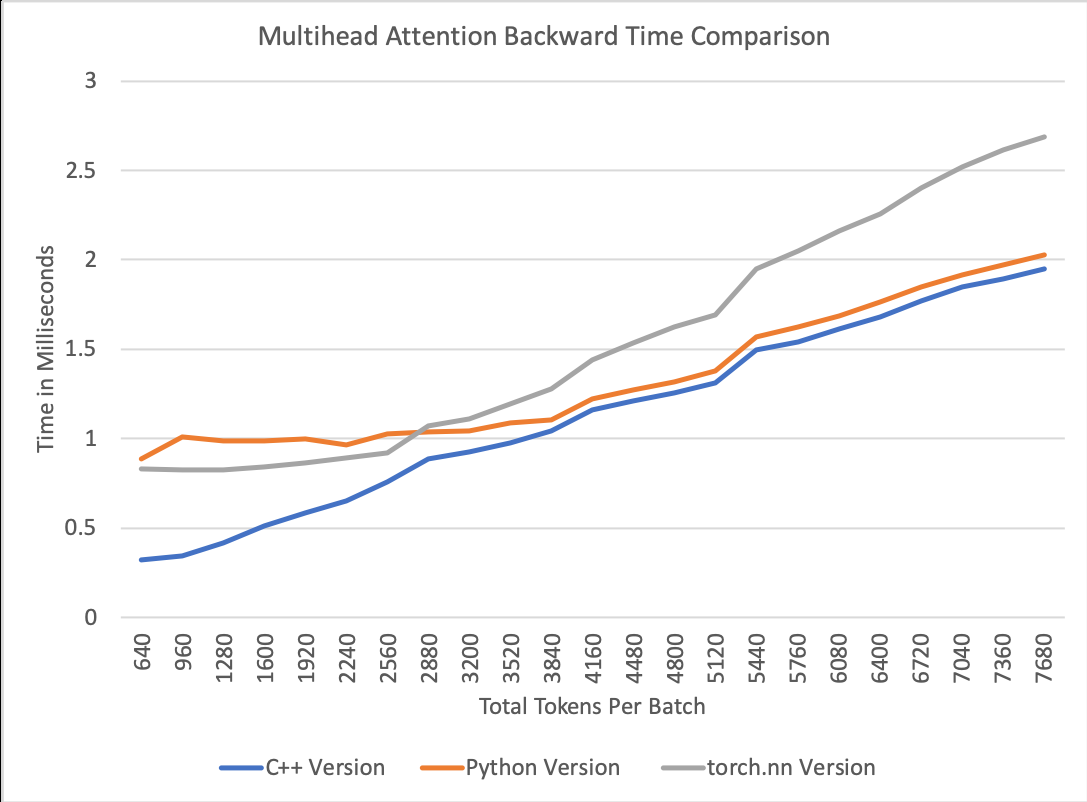
#> input picture apex/contrib/multihead_attn/MHA_bwd.png, 1087 x 802 px
$ python -i augmentation.py   (imports and definitions only)
#> lines starting #> are read from the running program, lines starting #| are printed output that depends on the picture; after the words box and inside, x2 and y2 are one past the last pixel; in counts of white or black regions, pixels touching at a corner belong together
#> further down, picture is the input picture: shape (802, 1087, 3); mean B, G, R 248.8, 248.8, 249.1
# YOLOv5 image augmentation functions

import logging
import random

import cv2
import math
import numpy as np

from utils.v5_general import colorstr, segment2box, resample_segments, check_version
from utils.v5_metrics import bbox_ioa


class Albumentations:
    # YOLOv5 Albumentations class (optional, only used if package is installed)
    # [25 lines left out: functions __init__, __call__, not called in this run]


def augment_hsv(im, hgain=0.5, sgain=0.5, vgain=0.5):
    # HSV color-space augmentation
#> called with hgain = 0.5, sgain = 0.5, vgain = 0.5
    if hgain or sgain or vgain:
        r = np.random.uniform(-1, 1, 3) * [hgain, sgain, vgain] + 1  # random gains
        hue, sat, val = cv2.split(cv2.cvtColor(im, cv2.COLOR_BGR2HSV))
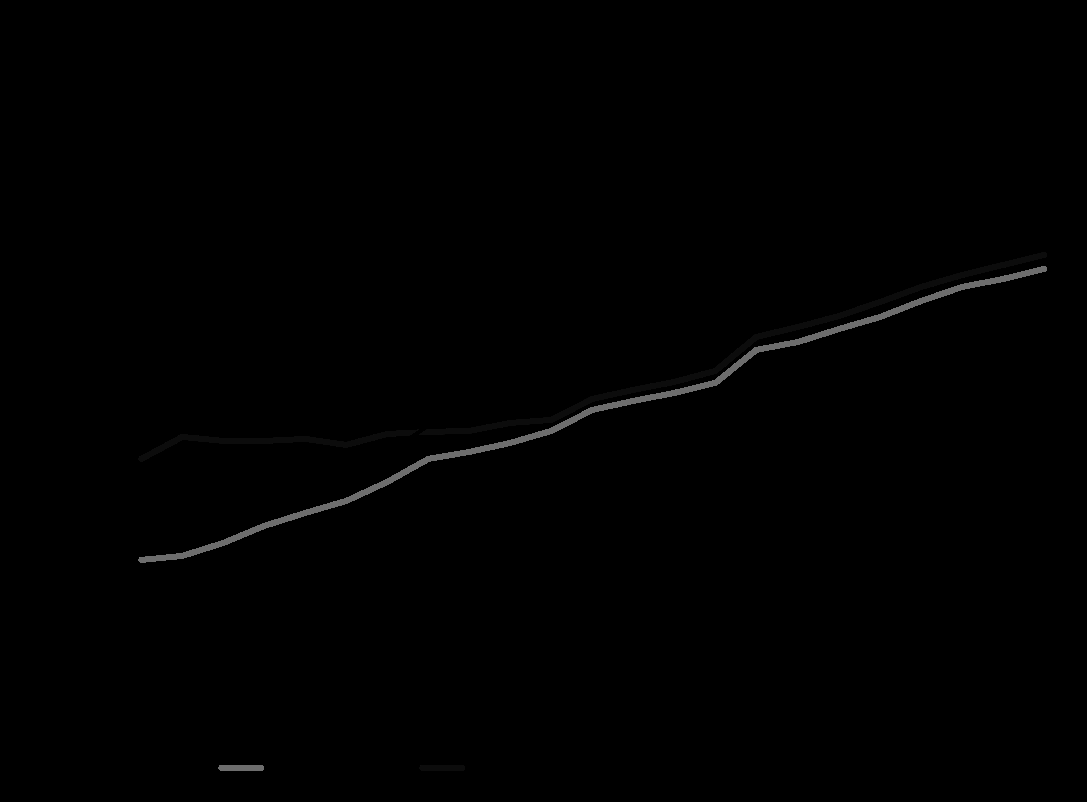
#> hue: shape (802, 1087); min 0, max 120, mean 0.9
        dtype = im.dtype  # uint8

        x = np.arange(0, 256, dtype=r.dtype)
        lut_hue = ((x * r[0]) % 180).astype(dtype)
        lut_sat = np.clip(x * r[1], 0, 255).astype(dtype)
#> lut_sat = 256 values from 0 to 255
        lut_val = np.clip(x * r[2], 0, 255).astype(dtype)
#> lut_val = 256 values from 0 to 255

        img_hsv = cv2.merge((cv2.LUT(hue, lut_hue), cv2.LUT(sat, lut_sat), cv2.LUT(val, lut_val)))
#> img_hsv: shape (802, 1087, 3); mean H, S, V 0.9, 2.5, 251.2
        cv2.cvtColor(img_hsv, cv2.COLOR_HSV2BGR, dst=im)  # no return needed
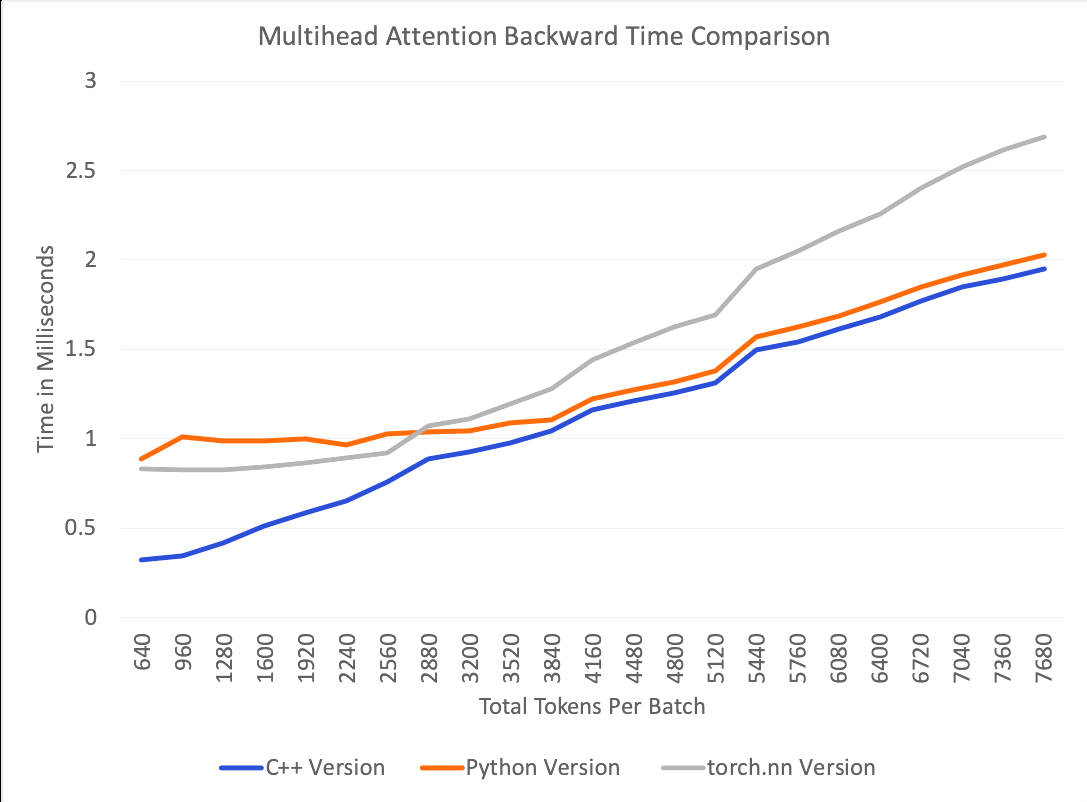
#> im: shape (802, 1087, 3); 7.97% of pixels changed, all inside (x1, y1, x2, y2) = (1, 0, 1087, 802)


# [216 lines left out: functions hist_equalize, replicate, letterbox, random_perspective, copy_paste, cutout and 2 more, not called in this run]

>>> import cv2
>>> picture = cv2.imread('../../../apex/contrib/multihead_attn/MHA_bwd.png')
>>> result = augment_hsv(picture)

$ run again, on apex/contrib/multihead_attn/MHA_fwd.png
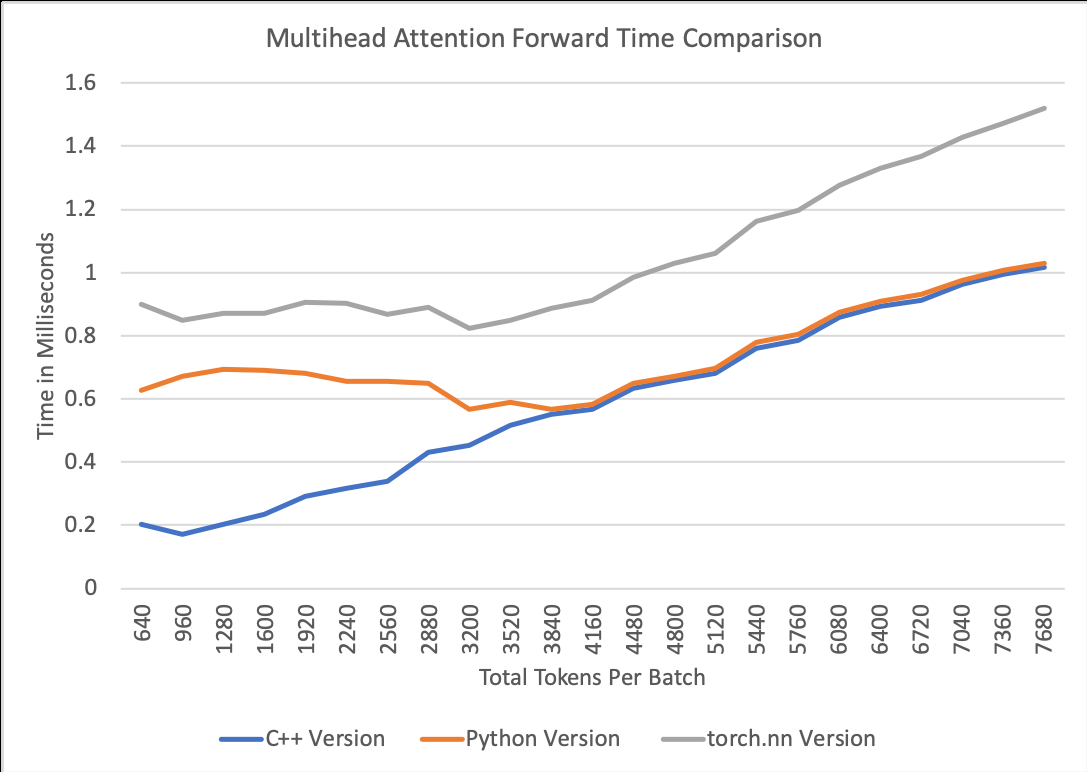
#> input picture apex/contrib/multihead_attn/MHA_fwd.png, 1087 x 772 px
#> picture is the input picture: shape (772, 1087, 3); mean B, G, R 248, 248, 248.4
#> in augment_hsv, `hue, sat, val = cv2.split(cv2.cvtColor(im, cv2.COLOR_BGR2HSV))`:
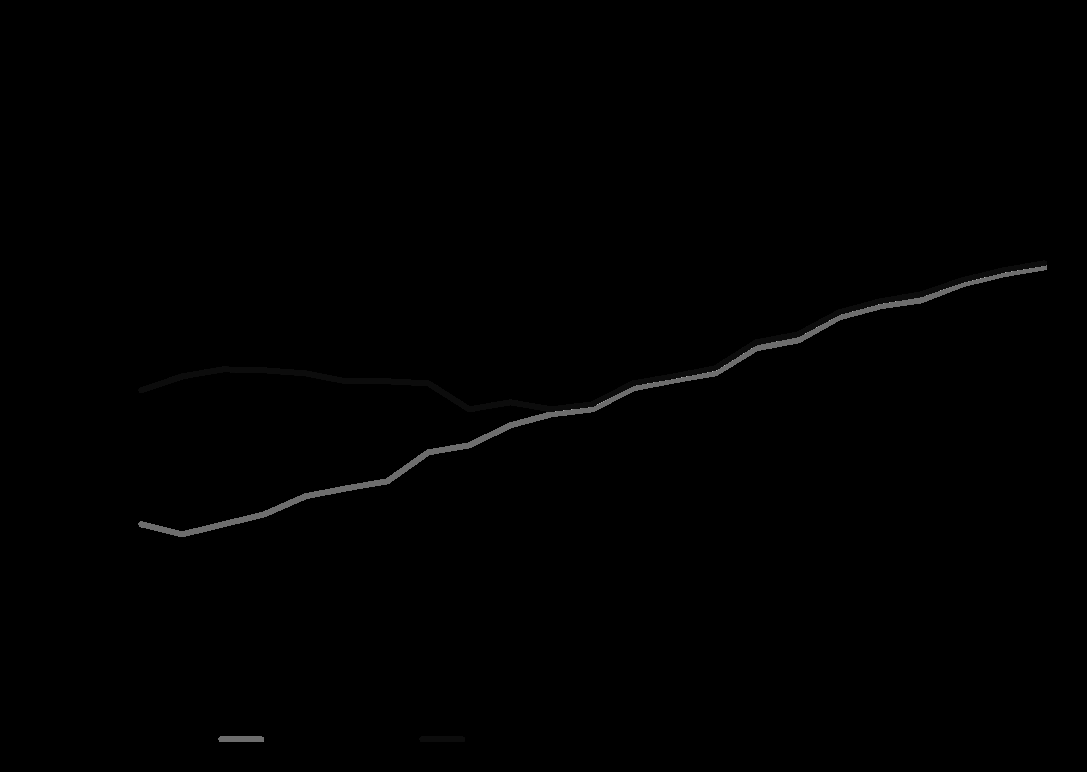
#> hue: shape (772, 1087); min 0, max 179, mean 0.8
#> img_hsv: shape (772, 1087, 3); mean H, S, V 0.8, 2.5, 250.5
#> in augment_hsv, `cv2.cvtColor(img_hsv, cv2.COLOR_HSV2BGR, dst=im)`:
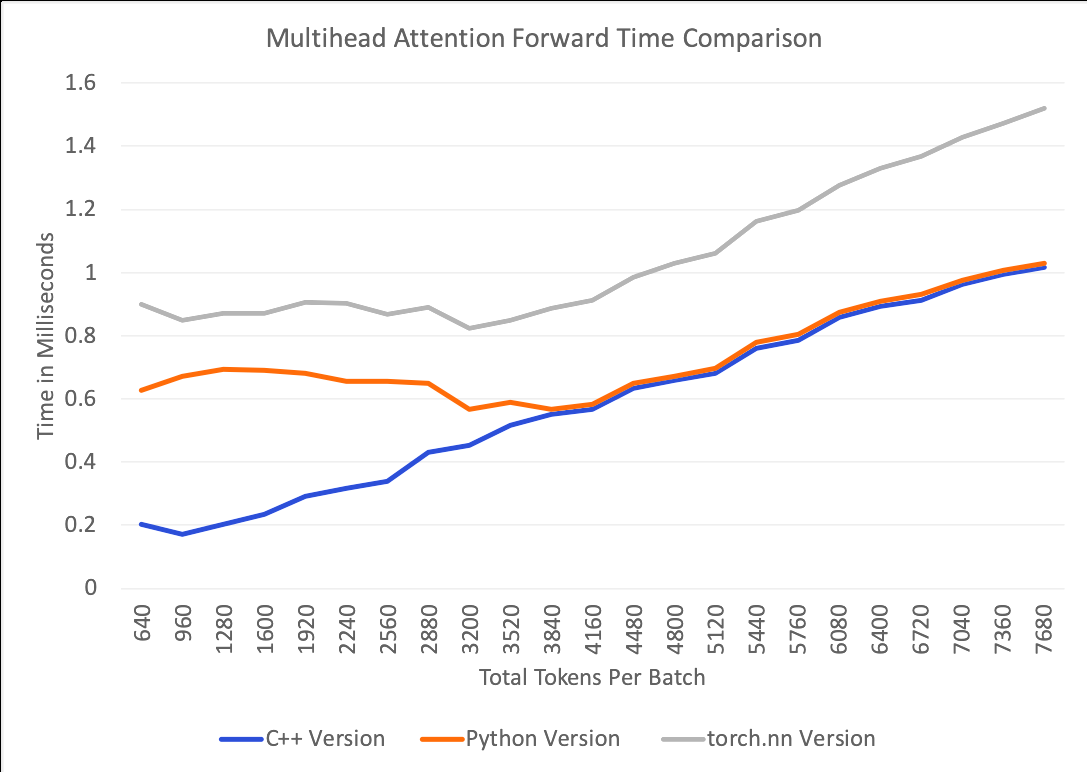
#> im: shape (772, 1087, 3); 8.93% of pixels changed, all inside (x1, y1, x2, y2) = (1, 1, 1087, 772)
